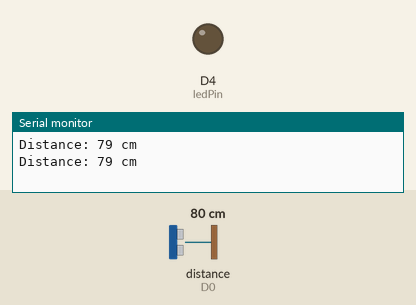
Simulated run of this program. Board: ESP8266 (NodeMCU). On the bench: output pins drawn as LEDs (lit = HIGH), the last lines printed to the serial monitor. Wiring (inferred from the names in the program): ultrasonic range finder: trigger D1; echo D0. The test bench sets the inputs (shaded band); at power-on: distance to the obstacle (sensor on D0) 80 cm. The echo pulse lasts 58.3 µs per cm; pins used as bus, display or sensor lines are not drawn.

Above: at 1.8 s.
1.9 s: distance to the obstacle (sensor on D0) set to 13 cm
3.4 s: distance to the obstacle (sensor on D0) set to 10 cm
At 4.5 s:
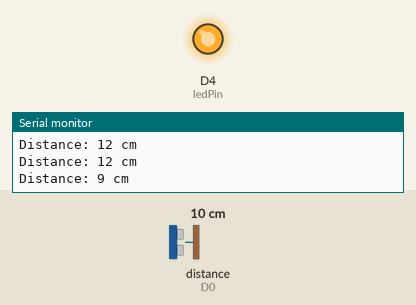
5.5 s: distance to the obstacle (sensor on D0) set to 18 cm
At 7.2 s:
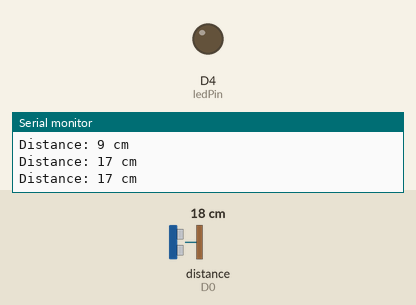
7.5 s: distance to the obstacle (sensor on D0) set to 2 cm
At 8.9 s:
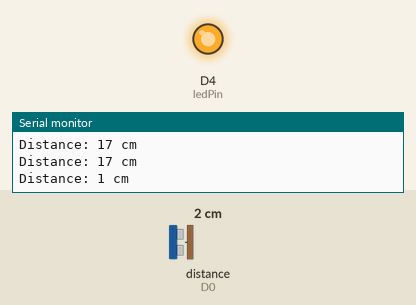
Timing chart, 0 to 10.5 s (numbered marks = the images above; inputs shaded):
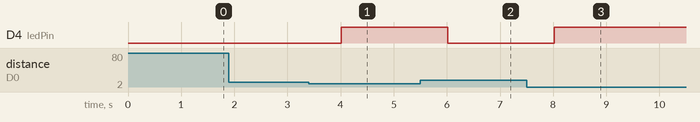

The program:

main.cpp
```cpp
#include <Arduino.h>

// deklarasi pin dalam variabel
int echoPin = D0;
int trigPin = D1;
int ledPin = D4;

// deklarasi variabel
long duration;
int distance;

void setup() {
  pinMode(trigPin, OUTPUT);
  pinMode(echoPin, INPUT);
  pinMode(ledPin, OUTPUT);

  Serial.begin(9600);
}

void loop() {
  // Mengukur jarak
  digitalWrite(trigPin, LOW);
  delayMicroseconds(5);
  digitalWrite(trigPin, HIGH);
  delayMicroseconds(10);
  digitalWrite(trigPin, LOW);

  // Menerima sinyal ultrasonik
  duration = pulseIn(echoPin, HIGH);

  // Menghitung jarak
  distance = 0.034 * duration / 2;


  Serial.print("Distance: ");
  Serial.print(distance);
  Serial.println(" cm");

  // Set Kondisi LED menyala
  if(distance <= 10) {
    digitalWrite(ledPin, HIGH);
  } else {
    digitalWrite(ledPin, LOW);
  }

  delay(1000);
}
```

Measured:
- the behaviour switches between 12 and 11 cm on distance to the obstacle (sensor on D0) (found by bisection; images 0 and 1)
- after the input at 3.4 s, D4 (ledPin): LOW → HIGH after 0.61 s
- after the input at 5.5 s, D4 (ledPin): HIGH → LOW after 0.52 s
- after the input at 7.5 s, D4 (ledPin): LOW → HIGH after 0.52 s
